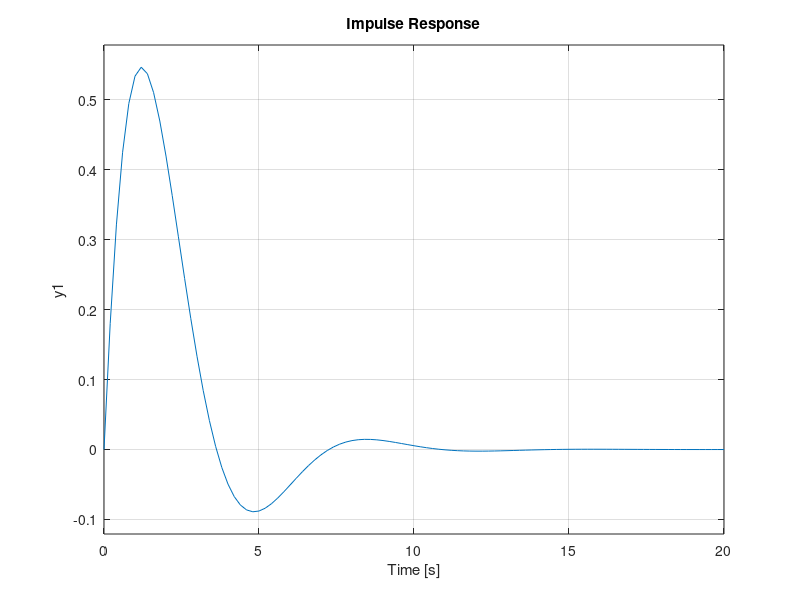
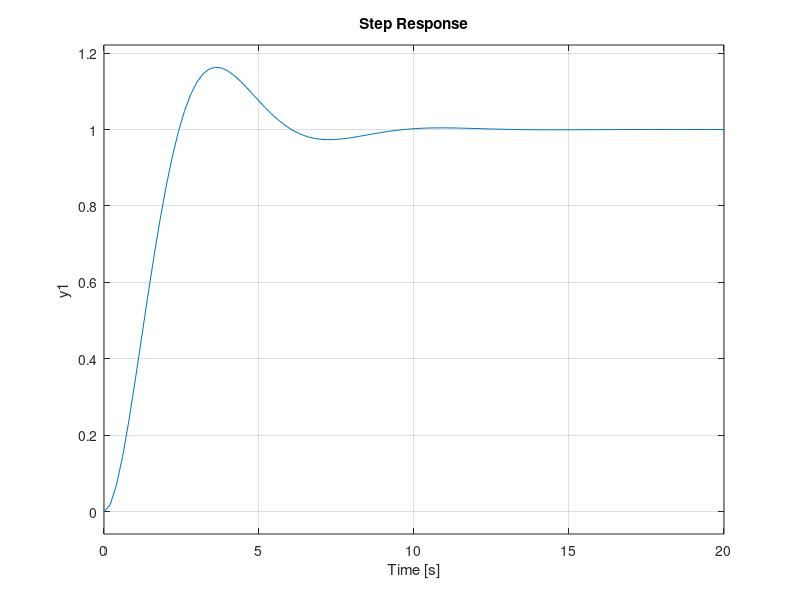
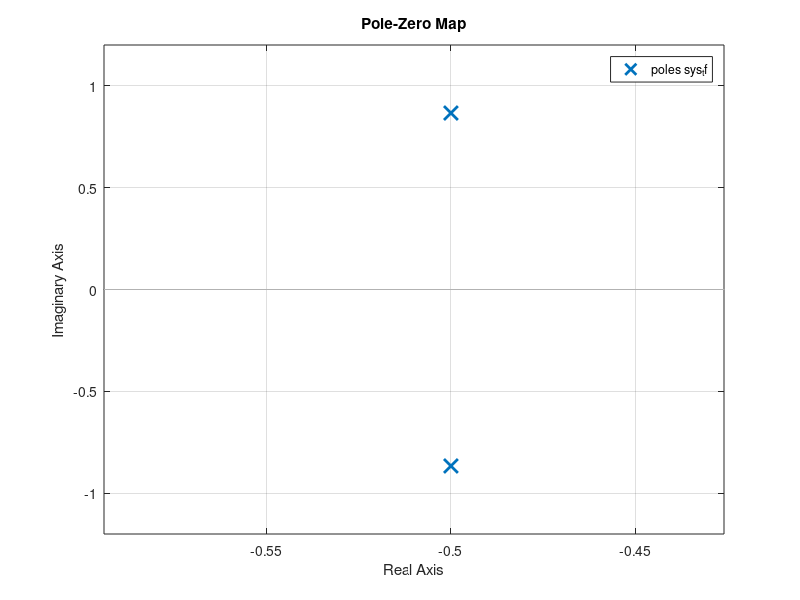
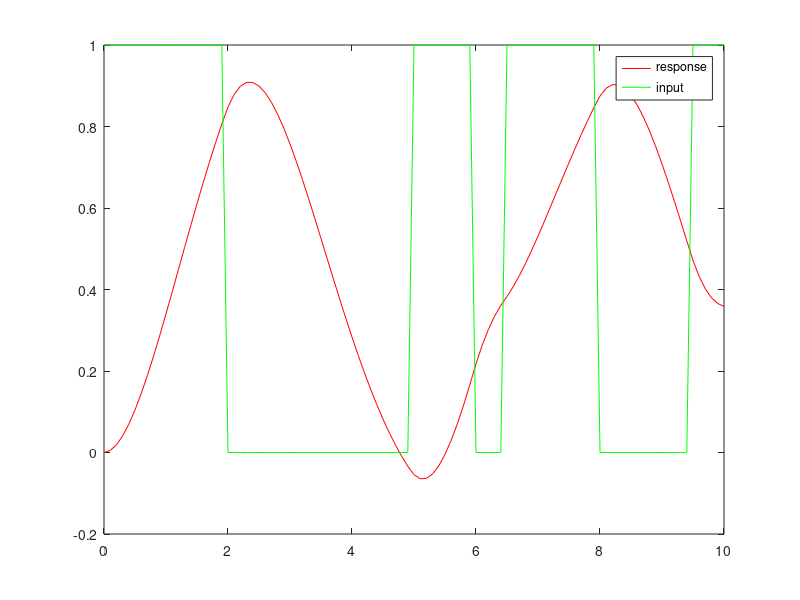

MATLAB code to generate these figures, in order: (Note: this script raises an error after producing the figures.)
%% CEFAS modelling work
% Golam Gause Jaman

clear all; close all; clc;

%%
% RLC Circuit system
R_=1;
L_=1;
C_=1;

A=[0, 1; -1/(L_*C_), -1/(R_*C_)];
B=[0; 1/(R_*L_*C_)];
C=[1,0];
D=[0];

sys_ss=ss(A,B,C,D)
[num,den]=ss2tf(sys_ss.A, sys_ss.B, sys_ss.C, sys_ss.D);
sys_tf=tf(num,den)

figure(1)
impulse(sys_ss);
figure(2);
step(sys_ss);

% Poles & Zeroes
eigens=eigs(A)
figure(3)
pzmap(sys_tf)
[p,z]=pzmap(sys_ss)

t=[0:0.1:10];
u=[ones(1,20), zeros(1,30), ones(1,10), zeros(1,5), ones(1,15), zeros(1,15), ones(1,6)];

y=lsim(sys_tf, u, t);

figure(4)
plot(t,y,'r',t,u,'g');
legend('response', 'input');

%%
% Transfer function estimation

%matrix0=readmatrix('sidCEFAS.xlsx');
matrix0=readmatrix('CEFAStest08072023.xlsx');

time=matrix0(:,2);
volt=matrix0(:,3);
amps=matrix0(:,4);
temp=matrix0(:,5);

u=u';
t=t';
Ts=0.1;
Ts_=mean(time(2:end)-time(1:end-1));

data=iddata(temp,volt,Ts_);

np=4;
modelTF=tfest(data,np)
num_=modelTF.Numerator;
den_=modelTF.Denominator;

modelDiscrete=c2d(tf(num_,den_), Ts_)
numD=cell2mat(modelDiscrete.Numerator);
denD=cell2mat(modelDiscrete.Denominator);

%%
% NARX model construction
net = narxnet(1:2,1:2,10); % Input delay/feedback delay/hidden neurons
% https://www.mathworks.com/help/deeplearning/ug/design-time-series-narx-feedback-neural-networks.html
% https://www.mathworks.com/help/deeplearning/ref/preparets.html

u_=num2cell(u');
y_=num2cell(y');

net.trainParam.min_grad = 1e-10;
net.trainFcn = 'trainlm';
[p_,Pi,Ai,t_] = preparets(net,u_,{},y_);

net = train(net,p_,t_,Pi);
net_closed = closeloop(net);

[p_,Pi,Ai,t_] = preparets(net_closed,u_,{},y_);
yp = net_closed(p_,Pi,Ai);
e = cell2mat(yp)-cell2mat(t_);
figure(5);
plot(e);
title('error');

view(net_closed)
% Open SID Application, Fuzzy, NNstart and PID tuner if GUI is relevant.